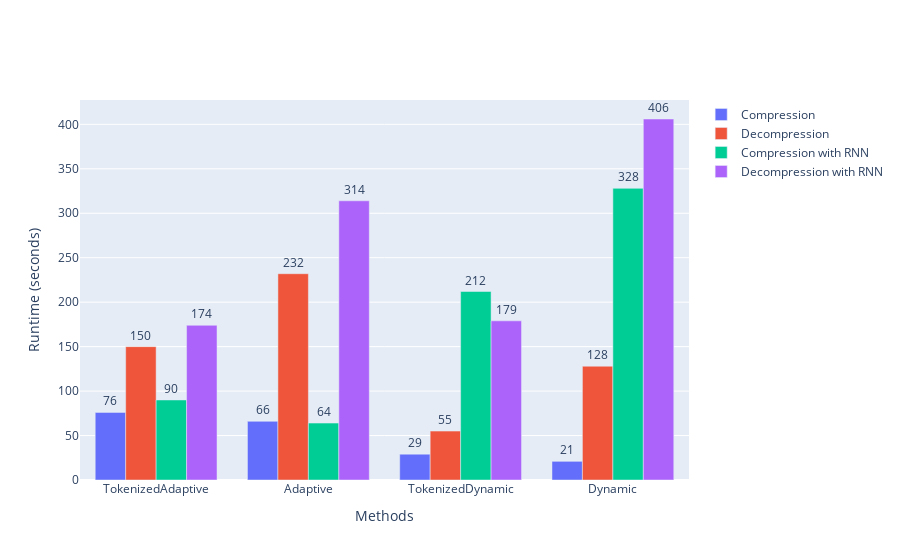

The notebook cell this image was saved under:
### Code cell
import plotly.graph_objects as go

# Data extracted from the LaTeX figure
methods = ["TokenizedAdaptive", "Adaptive", "TokenizedDynamic", "Dynamic"]
categories = ["Compression", "Decompression", "Compression with RNN", "Decompression with RNN"]
data = {
    "Decompression": [150, 232, 55, 128],
    "Compression": [76, 66, 29, 21],
    "Compression with RNN": [90, 64, 212, 328],
    "Decompression with RNN": [174, 314, 179, 406]
}

fig = go.Figure()

# Add traces for each category
for category in categories:
    fig.add_trace(go.Bar(
        x=methods,
        y=data[category],
        name=category,
        text=data[category],
        textposition='outside'
    ))

# Update layout
fig.update_layout(
    xaxis_title='Methods',
    yaxis_title='Runtime (seconds)',
    barmode='group'
)

fig.show()

### Figure 1 — Plotly figure (JSON) as saved in the notebook; plotly's stock layout.template omitted (floating-point values rounded to 4 significant figures)
{"data": [{"name": "Compression", "text": ["76", "66", "29", "21"], "textposition": "outside", "type": "bar", "x": ["TokenizedAdaptive", "Adaptive", "TokenizedDynamic", "Dynamic"], "y": [76, 66, 29, 21]}, {"name": "Decompression", "text": ["150", "232", "55", "128"], "textposition": "outside", "type": "bar", "x": ["TokenizedAdaptive", "Adaptive", "TokenizedDynamic", "Dynamic"], "y": [150, 232, 55, 128]}, {"name": "Compression with RNN", "text": ["90", "64", "212", "328"], "textposition": "outside", "type": "bar", "x": ["TokenizedAdaptive", "Adaptive", "TokenizedDynamic", "Dynamic"], "y": [90, 64, 212, 328]}, {"name": "Decompression with RNN", "text": ["174", "314", "179", "406"], "textposition": "outside", "type": "bar", "x": ["TokenizedAdaptive", "Adaptive", "TokenizedDynamic", "Dynamic"], "y": [174, 314, 179, 406]}], "layout": {"barmode": "group", "xaxis": {"title": {"text": "Methods"}}, "yaxis": {"title": {"text": "Runtime (seconds)"}}}}
